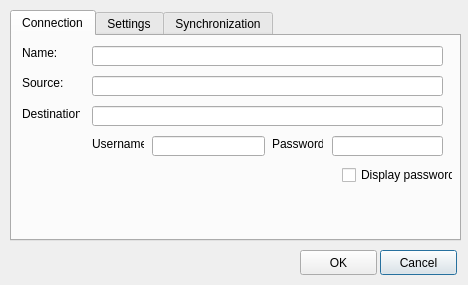
<ui version="4.0" >
 <author></author>
 <comment></comment>
 <exportmacro></exportmacro>
 <class>qdConnectionDialog</class>
 <widget class="QDialog" name="qdConnectionDialog" >
  <property name="geometry" >
   <rect>
    <x>0</x>
    <y>0</y>
    <width>468</width>
    <height>285</height>
   </rect>
  </property>
  <property name="windowTitle" >
   <string>Connection settings</string>
  </property>
  <widget class="QPushButton" name="qpbCancel" >
   <property name="geometry" >
    <rect>
     <x>380</x>
     <y>250</y>
     <width>77</width>
     <height>25</height>
    </rect>
   </property>
   <property name="text" >
    <string>Cancel</string>
   </property>
  </widget>
  <widget class="QPushButton" name="qpbOK" >
   <property name="geometry" >
    <rect>
     <x>300</x>
     <y>250</y>
     <width>77</width>
     <height>25</height>
    </rect>
   </property>
   <property name="text" >
    <string>OK</string>
   </property>
  </widget>
  <widget class="QTabWidget" name="tabWidget" >
   <property name="geometry" >
    <rect>
     <x>10</x>
     <y>10</y>
     <width>451</width>
     <height>231</height>
    </rect>
   </property>
   <property name="currentIndex" >
    <number>0</number>
   </property>
   <widget class="QWidget" name="tab" >
    <attribute name="title" >
     <string>Connection</string>
    </attribute>
    <widget class="QLabel" name="label" >
     <property name="geometry" >
      <rect>
       <x>10</x>
       <y>40</y>
       <width>46</width>
       <height>14</height>
      </rect>
     </property>
     <property name="text" >
      <string>Source:</string>
     </property>
    </widget>
    <widget class="QLabel" name="label_3" >
     <property name="geometry" >
      <rect>
       <x>10</x>
       <y>10</y>
       <width>46</width>
       <height>14</height>
      </rect>
     </property>
     <property name="text" >
      <string>Name:</string>
     </property>
    </widget>
    <widget class="QLineEdit" name="qleSource" >
     <property name="geometry" >
      <rect>
       <x>80</x>
       <y>40</y>
       <width>351</width>
       <height>20</height>
      </rect>
     </property>
    </widget>
    <widget class="QLabel" name="label_2" >
     <property name="geometry" >
      <rect>
       <x>10</x>
       <y>70</y>
       <width>58</width>
       <height>16</height>
      </rect>
     </property>
     <property name="text" >
      <string>Destination:</string>
     </property>
    </widget>
    <widget class="QLabel" name="label_7" >
     <property name="geometry" >
      <rect>
       <x>80</x>
       <y>100</y>
       <width>52</width>
       <height>16</height>
      </rect>
     </property>
     <property name="text" >
      <string>Username:</string>
     </property>
    </widget>
    <widget class="QLineEdit" name="qleDestinationUsername" >
     <property name="geometry" >
      <rect>
       <x>140</x>
       <y>100</y>
       <width>113</width>
       <height>20</height>
      </rect>
     </property>
    </widget>
    <widget class="QLabel" name="label_6" >
     <property name="geometry" >
      <rect>
       <x>260</x>
       <y>100</y>
       <width>51</width>
       <height>16</height>
      </rect>
     </property>
     <property name="text" >
      <string>Password:</string>
     </property>
    </widget>
    <widget class="QLineEdit" name="qleDestinationPassword" >
     <property name="geometry" >
      <rect>
       <x>320</x>
       <y>100</y>
       <width>111</width>
       <height>20</height>
      </rect>
     </property>
     <property name="echoMode" >
      <enum>QLineEdit::Password</enum>
     </property>
    </widget>
    <widget class="QLineEdit" name="qleDestination" >
     <property name="geometry" >
      <rect>
       <x>80</x>
       <y>70</y>
       <width>351</width>
       <height>20</height>
      </rect>
     </property>
    </widget>
    <widget class="QCheckBox" name="checkBox_3" >
     <property name="geometry" >
      <rect>
       <x>330</x>
       <y>130</y>
       <width>111</width>
       <height>18</height>
      </rect>
     </property>
     <property name="text" >
      <string>Display password</string>
     </property>
    </widget>
    <widget class="QLineEdit" name="qleName" >
     <property name="geometry" >
      <rect>
       <x>80</x>
       <y>10</y>
       <width>351</width>
       <height>20</height>
      </rect>
     </property>
    </widget>
   </widget>
   <widget class="QWidget" name="tab_2" >
    <attribute name="title" >
     <string>Settings</string>
    </attribute>
    <widget class="QCheckBox" name="cbIncludeSubdirectories" >
     <property name="geometry" >
      <rect>
       <x>10</x>
       <y>10</y>
       <width>131</width>
       <height>18</height>
      </rect>
     </property>
     <property name="text" >
      <string>Include subdirectories</string>
     </property>
     <property name="checked" >
      <bool>true</bool>
     </property>
    </widget>
   </widget>
   <widget class="QWidget" name="tab_3" >
    <attribute name="title" >
     <string>Synchronization</string>
    </attribute>
    <widget class="QGroupBox" name="groupBox" >
     <property name="geometry" >
      <rect>
       <x>10</x>
       <y>10</y>
       <width>120</width>
       <height>71</height>
      </rect>
     </property>
     <property name="title" >
      <string>Type</string>
     </property>
     <widget class="QRadioButton" name="rbDownload" >
      <property name="geometry" >
       <rect>
        <x>10</x>
        <y>20</y>
        <width>83</width>
        <height>18</height>
       </rect>
      </property>
      <property name="text" >
       <string>Download</string>
      </property>
      <property name="checked" >
       <bool>true</bool>
      </property>
     </widget>
     <widget class="QRadioButton" name="rbUpload" >
      <property name="geometry" >
       <rect>
        <x>10</x>
        <y>40</y>
        <width>83</width>
        <height>18</height>
       </rect>
      </property>
      <property name="text" >
       <string>Upload</string>
      </property>
      <property name="checked" >
       <bool>false</bool>
      </property>
     </widget>
    </widget>
    <widget class="QCheckBox" name="cbBuffered" >
     <property name="geometry" >
      <rect>
       <x>10</x>
       <y>90</y>
       <width>71</width>
       <height>18</height>
      </rect>
     </property>
     <property name="text" >
      <string>Buffered</string>
     </property>
     <property name="checked" >
      <bool>true</bool>
     </property>
    </widget>
    <widget class="QCheckBox" name="cbDeleteObsoleteFiles" >
     <property name="geometry" >
      <rect>
       <x>10</x>
       <y>110</y>
       <width>121</width>
       <height>18</height>
      </rect>
     </property>
     <property name="text" >
      <string>Delete obsolete files</string>
     </property>
     <property name="checked" >
      <bool>true</bool>
     </property>
    </widget>
   </widget>
  </widget>
 </widget>
 <pixmapfunction></pixmapfunction>
 <tabstops>
  <tabstop>qpbOK</tabstop>
  <tabstop>qpbCancel</tabstop>
  <tabstop>tabWidget</tabstop>
  <tabstop>qleName</tabstop>
  <tabstop>qleSource</tabstop>
  <tabstop>qleDestination</tabstop>
  <tabstop>qleDestinationUsername</tabstop>
  <tabstop>qleDestinationPassword</tabstop>
 </tabstops>
 <resources/>
 <connections>
  <connection>
   <sender>qpbOK</sender>
   <signal>clicked()</signal>
   <receiver>qdConnectionDialog</receiver>
   <slot>accept()</slot>
   <hints>
    <hint type="sourcelabel" >
     <x>272</x>
     <y>292</y>
    </hint>
    <hint type="destinationlabel" >
     <x>203</x>
     <y>171</y>
    </hint>
   </hints>
  </connection>
  <connection>
   <sender>qpbCancel</sender>
   <signal>clicked()</signal>
   <receiver>qdConnectionDialog</receiver>
   <slot>reject()</slot>
   <hints>
    <hint type="sourcelabel" >
     <x>352</x>
     <y>292</y>
    </hint>
    <hint type="destinationlabel" >
     <x>203</x>
     <y>171</y>
    </hint>
   </hints>
  </connection>
 </connections>
</ui>
